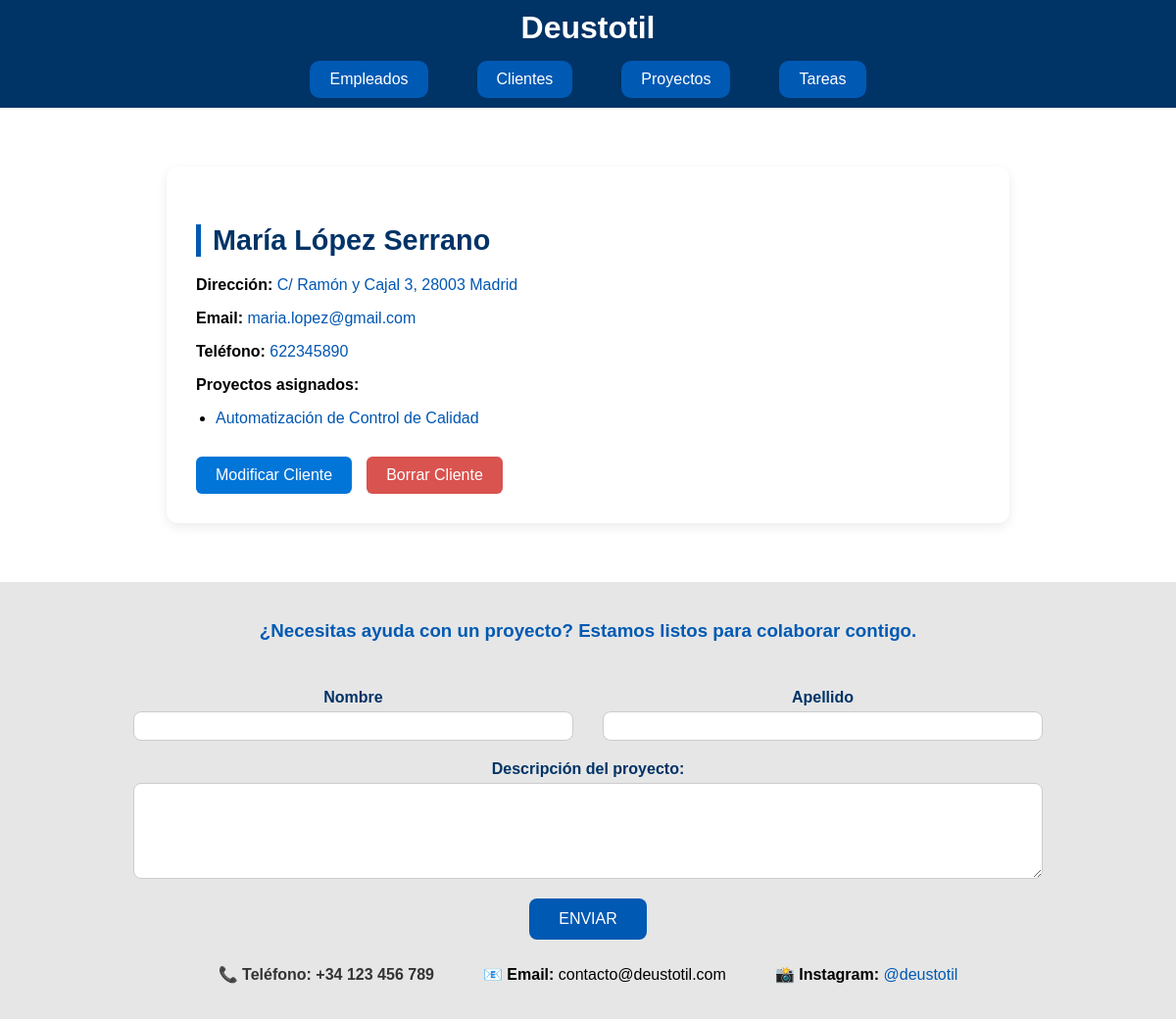
/deustotil/4/detalles_cliente (signed in), run on the app's committed database.
### appEmpresaDjango/models.py (models this page shows, shortened)
class Cliente(models.Model):
    nombre = models.CharField(max_length=100)
    email = models.EmailField()
    telefono = models.CharField(max_length=20)
    direccion = models.TextField()

class Proyecto(models.Model):
    nombre = models.CharField(max_length=100)
    descripcion = models.TextField()
    fecha_inicio = models.DateField()
    fecha_fin = models.DateField()
    presupuesto = models.DecimalField(max_digits=10, decimal_places=2)
    cliente = models.ForeignKey(Cliente, on_delete=models.CASCADE, related_name='proyectos')
    responsables = models.ManyToManyField(Empleado, blank=True, related_name="proyectos_responsables")

### appEmpresaDjango/views.py (the view)
# urls.py: path('<int:pk>/detalles_cliente', views.DetailClienteView.as_view(), name='detalles_cliente'),
class DetailClienteView(LoginRequiredMixin, DetailView):
    model = Cliente
    context_object_name = 'lista_cliente'
    login_url = '/login/'

### appEmpresaDjango/templates/appEmpresaDjango/cliente_detail.html
{% extends "base.html" %}
{% block content %}
<section id="contenido" class="detalle-contenedor">
    <h1 class="titulo-detalle">{{ lista_cliente.nombre }}</h1>
    <p><strong>Dirección:</strong>
        <a href="dir:{{ lista_cliente.direccion }}" class="link-lista">
            {{ lista_cliente.direccion }}
        </a>
    </p>
    <p><strong>Email:</strong>
        <a href="mailto:{{ lista_cliente.email }}" class="link-lista">
            {{ lista_cliente.email }}
        </a>
    </p>
    <p><strong>Teléfono:</strong>
        <a href="tel:{{ lista_cliente.telefono }}" class="link-lista">
            {{ lista_cliente.telefono }}
        </a>
    </p>
    <p><strong>Proyectos asignados:</strong></p>
    <ul class="lista1">
        {% for proyecto in lista_cliente.proyectos.all %}
        <li>
            <a href="{% url 'detalles_proyecto' proyecto.id %}" class="link-lista">
                {{ proyecto.nombre }}
            </a>
        </li>
        {% empty %}
        <li class="mensaje-vacio">
            No tiene ningún proyecto asignado. Vuelve cuando tenga uno.
        </li>
        {% endfor %}
    </ul>
    <div class="acciones">
        <a href="{% url 'modificar_cliente' lista_cliente.id %}" class="boton-accion boton-editar">Modificar Cliente</a>
        <a href="{% url 'borrar_cliente' lista_cliente.id %}" class="boton-accion boton-borrar">Borrar Cliente</a>
    </div>
</section>
{% endblock %}

### appEmpresaDjango/static/css/estilo.css (style rules this page uses)
.boton-accion { padding: 10px 20px; text-decoration: none; border-radius: 6px; color: white; border: none; font-weight: 500; cursor: pointer; transition: background-color 0.3s ease; }
.boton-borrar { background-color: #d9534f; }
.boton-editar { background-color: #0275d8; }
.cuerpo-principal { font-family: Arial, sans-serif; background-color: #f2f2f2; margin: 0; padding: 0; }
.detalle-contenedor { max-width: 800px; margin: 40px auto; padding: 30px; background-color: #ffffff; border-radius: 12px; box-shadow: 0 4px 12px rgba(0, 0, 0, 0.08); }
.titulo-detalle { font-size: 1.8rem; font-weight: bold; color: #003366; margin-bottom: 20px; border-left: 5px solid #0059b3; padding-left: 12px; }
.detalle-contenedor p { margin-bottom: 12px; font-size: 1rem; }
.link-lista { color: #0056b3; text-decoration: none; transition: color 0.3s ease; }
.lista1 { list-style: disc; padding-left: 20px; margin-bottom: 20px; }
.lista1 li { margin-bottom: 8px; }
.acciones { margin-top: 30px; display: flex; gap: 15px; flex-wrap: wrap; }

### data on the page
Cliente: nombre "María López Serrano", direccion "C/ Ramón y Cajal 3, 28003 Madrid", email "maria.lopez@gmail.com", telefono "622345890"
Proyecto: nombre "Automatización de Control de Calidad"
